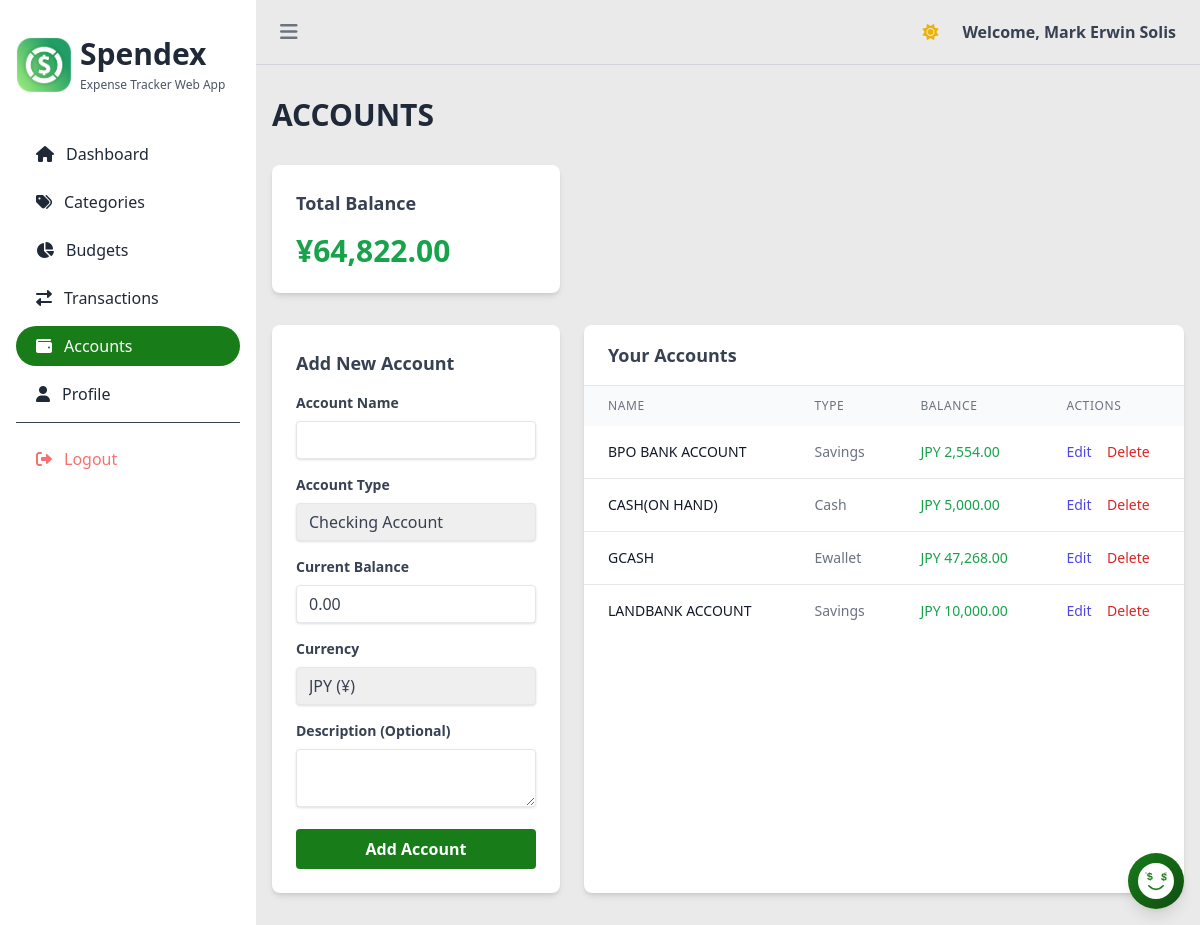
The app's page /account.php (signed in) with its own data.
### tables this page shows
CREATE TABLE `users` (
  `id` int(11) NOT NULL,
  `name` varchar(255) NOT NULL,
  `email` varchar(255) NOT NULL,
  `password` varchar(255) NOT NULL,
  `currency` varchar(3) NOT NULL DEFAULT 'PHP',
  `last_login` timestamp NULL DEFAULT NULL,
  `created_at` timestamp NOT NULL DEFAULT current_timestamp()
);

CREATE TABLE `accounts` (
  `id` int(11) NOT NULL,
  `name` varchar(255) NOT NULL,
  `type` varchar(50) NOT NULL,
  `balance` decimal(10,2) NOT NULL DEFAULT 0.00,
  `currency` varchar(3) NOT NULL DEFAULT 'PHP',
  `description` text DEFAULT NULL,
  `user_id` int(11) NOT NULL,
  `created_at` timestamp NOT NULL DEFAULT current_timestamp()
);

### functions.php (called while the page is built, shortened)
<?php
function getAccounts($conn, $user_id) {
    try {
        $stmt = $conn->prepare("
            SELECT * FROM accounts
            WHERE user_id = ?
            ORDER BY name ASC
        ");
        $stmt->execute([$user_id]);
        return $stmt->fetchAll();
    } catch(PDOException $e) {
        error_log("Error fetching accounts: " . $e->getMessage());
        return [];
    }
}
?>

### account.php (the view, shortened to what this page needs)
<?php
include_once 'dbconn.php';
include_once 'functions.php';
$user_id = $_SESSION['user_id'];
$accounts = getAccounts($conn, $user_id);
try {
    $stmt = $conn->prepare("SELECT currency FROM users WHERE id = ?");
    $stmt->execute([$user_id]);
    $user_currency = $stmt->fetchColumn() ?: 'PHP';
} catch(PDOException $e) {
    error_log("Error fetching user currency: " . $e->getMessage());
    $user_currency = 'PHP';
}
$currency_symbols = [
    'PHP' => '₱',
    'USD' => '$',
    'EUR' => '€',
    'GBP' => '£',
    'JPY' => '¥',
    'KRW' => '₩',
    'CAD' => 'C$',
    'AUD' => 'A$'
];
$currency_symbol = $currency_symbols[$user_currency] ?? $user_currency;
$total_balance = 0;
foreach ($accounts as $account) {
    $total_balance += $account['balance'];
}
?>
<!DOCTYPE html>
<html lang="en" class="light">
<head>
    <script src="https://cdn.tailwindcss.com"></script>
    <link rel="stylesheet" href="https://cdnjs.cloudflare.com/ajax/libs/font-awesome/6.0.0/css/all.min.css">
</head>
<body class="bg-[#EAEAEA] dark:bg-dark-bg-primary min-h-screen transition-colors duration-200">
    <div id="sidebar" class="fixed top-0 left-0 h-full w-64 bg-white dark:bg-dark-bg-secondary text-gray-800 dark:text-white transform lg:translate-x-0 -translate-x-full transition-transform duration-300 ease-in-out z-50">
        <div class="p-4">
            <div class="mb-10 mt-5 flex items-center space-x-2">
                <img src="lightmode.png" alt="Spendex Logo" class="h-14 w-14 block dark:hidden">
                <div class="flex flex-col">
                    <span class="text-3xl font-bold mb-1">Spendex</span>
                    <span class="text-[12px] font-medium text-gray-600 dark:text-gray-400">Expense Tracker Web App</span>
                </div>
            </div>
            <nav>
                <ul class="space-y-2">
                    <li>
                        <a href="dashboard.php" class="flex items-center p-2 pl-5 hover:bg-gray-100 dark:hover:bg-gray-700 rounded-full">
                            <i class="fas fa-home mr-3"></i>
                            Dashboard
                        </a>
                    </li>
                    <li>
                        <a href="categories.php" class="flex items-center p-2 pl-5 hover:bg-gray-100 dark:hover:bg-gray-700 rounded-full">
                            <i class="fas fa-tags mr-3"></i>
                            Categories
                        </a>
                    </li>
                    <li>
                        <a href="budget.php" class="flex items-center p-2 pl-5 hover:bg-gray-100 dark:hover:bg-gray-700 rounded-full">
                            <i class="fas fa-chart-pie mr-3"></i>
                            Budgets
                        </a>
                    </li>
                    <li>
                        <a href="transaction.php" class="flex items-center p-2 pl-5 hover:bg-gray-100 dark:hover:bg-gray-700 rounded-full">
                            <i class="fas fa-exchange-alt mr-3"></i>
                            Transactions
                        </a>
                    </li>
                    <li>
                        <a href="account.php" class="flex items-center p-2 pl-5 bg-[#187C19] text-white rounded-full">
                            <i class="fas fa-wallet mr-3"></i>
                            Accounts
                        </a>
                    </li>
                    <li>
                        <a href="profile.php" class="flex items-center p-2 pl-5 hover:bg-gray-100 dark:hover:bg-gray-700 rounded-full">
                            <i class="fas fa-user mr-3"></i>
                            Profile
                        </a>
                    </li>
                    <li class="pt-4 mt-4 border-t border-gray-700">
                        <a href="actions/logout.php" class="flex items-center p-2 pl-5 hover:bg-gray-100 dark:hover:bg-gray-700 rounded-full text-red-400">
                            <i class="fas fa-sign-out-alt mr-3"></i>
                            Logout
                        </a>
                    </li>
                </ul>
            </nav>
        </div>
    </div>
    <div class="min-h-screen lg:ml-64">
        <nav>
            <div class="container mx-auto px-6 py-3 flex justify-between items-center border-b border-gray-300 dark:border-gray-700">
                <div class="flex items-center">
                    <button id="sidebarToggle" class="text-gray-500 dark:text-gray-300 hover:text-gray-700 dark:hover:text-white focus:outline-none mr-4 ">
                        <i class="fas fa-bars text-xl"></i>
                    </button>
                </div>
                <div class="flex items-center space-x-4">
                    <button id="themeToggle" class="p-2 rounded-lg hover:bg-gray-100 dark:hover:bg-gray-700 focus:outline-none">
                        <i class="fas fa-sun text-yellow-500 dark:hidden"></i>
                    </button>
                    <span class="text-gray-700 font-bold dark:text-gray-300">Welcome, <?php echo htmlspecialchars($_SESSION['user_name']); ?></span>
                </div>
            </div>
        </nav>
        <div class="container mx-auto px-4 py-8">
        <div class="flex justify-between items-center mb-8">
                <h1 class="text-3xl font-bold text-gray-800 dark:text-white">ACCOUNTS</h1>
        </div>
            <div class="grid grid-cols-1 md:grid-cols-3 gap-6 mb-8">
                <div class="bg-white dark:bg-dark-bg-secondary rounded-lg shadow-md p-6">
                    <h2 class="text-lg font-semibold text-gray-700 dark:text-gray-300 mb-4">Total Balance</h2>
                    <p class="text-3xl font-bold <?php echo $total_balance >= 0 ? 'text-green-600 dark:text-green-400' : 'text-red-600 dark:text-red-400'; ?>">
                        <?php echo $currency_symbol . number_format(abs($total_balance), 2); ?>
                    </p>
                </div>
            </div>
            <div class="grid grid-cols-1 md:grid-cols-3 gap-6">
                <div class="md:col-span-1 bg-white dark:bg-dark-bg-secondary rounded-lg shadow-md p-6">
                    <h2 class="text-lg font-semibold text-gray-700 dark:text-gray-300 mb-4">Add New Account</h2>
                    <form action="./actions/add_account.php" method="POST">
                        <div class="mb-4">
                            <label for="name" class="block text-gray-700 dark:text-gray-300 text-sm font-bold mb-2">Account Name</label>
                            <input type="text" id="name" name="name" class="shadow appearance-none border rounded w-full py-2 px-3 text-gray-700 dark:text-gray-300 dark:bg-gray-700 leading-tight focus:outline-none focus:shadow-outline" required>
                        </div>
                        <div class="mb-4">
                            <label for="type" class="block text-gray-700 dark:text-gray-300 text-sm font-bold mb-2">Account Type</label>
                            <select id="type" name="type" class="shadow appearance-none border rounded w-full py-2 px-3 text-gray-700 dark:text-gray-300 dark:bg-gray-700 leading-tight focus:outline-none focus:shadow-outline" required>
                                <option value="checking">Checking Account</option>
                            </select>
                        </div>
                        <div class="mb-4">
                            <label for="balance" class="block text-gray-700 dark:text-gray-300 text-sm font-bold mb-2">Current Balance</label>
                            <input type="number" step="0.01" id="balance" name="balance" value="0.00" class="shadow appearance-none border rounded w-full py-2 px-3 text-gray-700 dark:text-gray-300 dark:bg-gray-700 leading-tight focus:outline-none focus:shadow-outline" required>
                        </div>
                        <div class="mb-4">
                            <label for="currency" class="block text-gray-700 dark:text-gray-300 text-sm font-bold mb-2">Currency</label>
                            <select id="currency" name="currency" class="shadow appearance-none border rounded w-full py-2 px-3 text-gray-700 dark:text-gray-300 dark:bg-gray-700 leading-tight focus:outline-none focus:shadow-outline" required>
                                <option value="JPY" <?php echo $user_currency === 'JPY' ? 'selected' : ''; ?>>JPY (¥)</option>
                            </select>
                        </div>
                        <div class="mb-4">
                            <label for="description" class="block text-gray-700 dark:text-gray-300 text-sm font-bold mb-2">Description (Optional)</label>
                            <textarea id="description" name="description" class="shadow appearance-none border rounded w-full py-2 px-3 text-gray-700 dark:text-gray-300 dark:bg-gray-700 leading-tight focus:outline-none focus:shadow-outline"></textarea>
                        </div>
                        <button type="submit" class="bg-[#187C19] hover:bg-green-600 text-white font-bold py-2 px-4 rounded focus:outline-none focus:shadow-outline w-full">
                            Add Account
                        </button>
                    </form>
                </div>
                <div class="md:col-span-2 bg-white dark:bg-dark-bg-secondary rounded-lg shadow-md overflow-hidden">
                    <div class="px-6 py-4 border-b border-gray-200 dark:border-gray-700">
                        <h2 class="text-lg font-semibold text-gray-700 dark:text-gray-300">Your Accounts</h2>
                    </div>
                    <div class="overflow-x-auto">
                        <table class="min-w-full">
                            <thead class="bg-gray-50 dark:bg-gray-700">
                                <tr>
                                    <th class="py-3 px-6 text-left text-xs font-medium text-gray-500 dark:text-gray-300 uppercase tracking-wider">Name</th>
                                    <th class="py-3 px-6 text-left text-xs font-medium text-gray-500 dark:text-gray-300 uppercase tracking-wider">Type</th>
                                    <th class="py-3 px-6 text-left text-xs font-medium text-gray-500 dark:text-gray-300 uppercase tracking-wider">Balance</th>
                                    <th class="py-3 px-6 text-left text-xs font-medium text-gray-500 dark:text-gray-300 uppercase tracking-wider">Actions</th>
                                </tr>
                            </thead>
                            <tbody class="divide-y divide-gray-200 dark:divide-gray-700">
                                <?php if (empty($accounts)): ?>
                                <tr>
                                    <td colspan="4" class="py-4 px-6 text-center text-gray-500 dark:text-gray-400">No accounts found. Add your first account!</td>
                                </tr>
                                <?php else: ?>
                                    <?php foreach ($accounts as $account): ?>
                                    <tr class="bg-white dark:bg-dark-bg-secondary">
                                        <td class="py-4 px-6 text-sm text-gray-900 dark:text-gray-300 font-medium">
                                            <?php echo htmlspecialchars($account['name']); ?>
                                        </td>
                                        <td class="py-4 px-6 text-sm text-gray-500 dark:text-gray-400">
                                            <?php echo ucfirst($account['type']); ?>
                                        </td>
                                        <td class="py-4 px-6 text-sm font-medium <?php echo $account['balance'] >= 0 ? 'text-green-600 dark:text-green-400' : 'text-red-600 dark:text-red-400'; ?>">
                                            <?php echo $account['currency'] . ' ' . number_format(abs($account['balance']), 2); ?>
                                        </td>
                                        <td class="py-4 px-6 text-sm font-medium">
                                            <button type="button" onclick="openEditAccountOverlay(<?php echo $account['id']; ?>)" class="text-indigo-600 dark:text-indigo-400 hover:text-indigo-900 dark:hover:text-indigo-300 mr-3">Edit</button>
                                            <a href="actions/delete_account.php?id=<?php echo $account['id']; ?>" class="text-red-600 dark:text-red-400 hover:text-red-900 dark:hover:text-red-300" onclick="return confirm('Are you sure you want to delete this account? This action cannot be undone.')">Delete</a>
                                        </td>
                                    </tr>
                                    <?php endforeach; ?>
                                <?php endif; ?>
                            </tbody>
                        </table>
                    </div>
                </div>
            </div>
        </div>
    </div>
    <?php include 'includes/spendora_chat.php'; ?>
</body>
</html>

### records on screen
users: currency "¥", currency "JPY (¥)"
accounts: name "BPO BANK ACCOUNT", type "Savings", currency "JPY", balance "2,554.00"
accounts: name "CASH(ON HAND)", type "Cash", currency "JPY", balance "5,000.00"
accounts: name "GCASH", type "Ewallet", currency "JPY", balance "47,268.00"
accounts: name "LANDBANK ACCOUNT", type "Savings", currency "JPY", balance "10,000.00"

### other values on screen
$_SESSION['user_name'] "Mark Erwin Solis"
abs($total_balance) "64,822.00"
